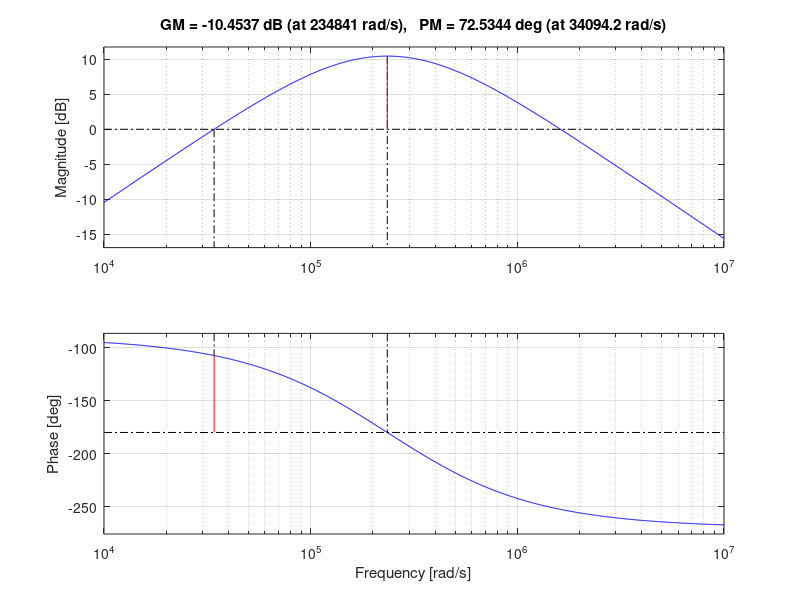

This chart was generated by the following MATLAB code:
% Elecanisms MiniProject III - Ultrasonic Ranging System
% Shivam Desai
% September 26th 2013
% Determining the bandpass filter

clear;
clc;

% s = jw
s=tf('s');

% We want the highpass to crossover around 35kHz (219911 rps)
C1 = 1e-9;
%R1 = 1/(2*pi*C1*35000);
R1 = 6024;
highpass = (R1*C1*s) / (R1*C1*s+1);

% We want the lowpass to crossover around 45kHz (282743 rps)
C2 = 1e-10;
%R2 = 1/(2*pi*C2*45000);
R2 = 30100;
lowpass  = (1)       / (R2*C2*s+1);

% Crossover at as close to 35kHz and 45kHz as possible
Fc1 = 1 / (2*pi*R1*C1)
Fc2 = 1 / (2*pi*R2*C2)

% Should be a couple of thousand
gain = -R2/R1;

% Transfer function
A = gain*highpass*lowpass;

% PLEASE BE GOOD
margin(A);